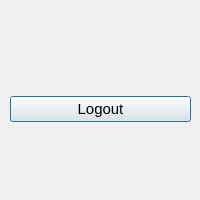
<?xml version="1.0" encoding="UTF-8"?>
<ui version="4.0">
 <class>Account_dialog</class>
 <widget class="QDialog" name="Account_dialog">
  <property name="geometry">
   <rect>
    <x>0</x>
    <y>0</y>
    <width>200</width>
    <height>200</height>
   </rect>
  </property>
  <property name="minimumSize">
   <size>
    <width>200</width>
    <height>200</height>
   </size>
  </property>
  <property name="maximumSize">
   <size>
    <width>200</width>
    <height>200</height>
   </size>
  </property>
  <property name="windowTitle">
   <string>Account</string>
  </property>
  <property name="windowIcon">
   <iconset resource="../resources/login_dialog_res.qrc">
    <normaloff>:/login.ico</normaloff>:/login.ico</iconset>
  </property>
  <widget class="QWidget" name="verticalLayoutWidget">
   <property name="geometry">
    <rect>
     <x>10</x>
     <y>7</y>
     <width>181</width>
     <height>181</height>
    </rect>
   </property>
   <layout class="QGridLayout" name="gridLayout">
    <item row="0" column="0">
     <spacer name="verticalSpacer">
      <property name="orientation">
       <enum>Qt::Vertical</enum>
      </property>
      <property name="sizeHint" stdset="0">
       <size>
        <width>20</width>
        <height>40</height>
       </size>
      </property>
     </spacer>
    </item>
    <item row="2" column="0">
     <widget class="QPushButton" name="logoutButton">
      <property name="font">
       <font>
        <pointsize>11</pointsize>
       </font>
      </property>
      <property name="text">
       <string>Logout</string>
      </property>
     </widget>
    </item>
    <item row="1" column="0">
     <layout class="QHBoxLayout" name="horizontalLayout">
      <item>
       <widget class="QLabel" name="label">
        <property name="font">
         <font>
          <pointsize>11</pointsize>
         </font>
        </property>
        <property name="text">
         <string/>
        </property>
       </widget>
      </item>
     </layout>
    </item>
    <item row="3" column="0">
     <spacer name="verticalSpacer_2">
      <property name="orientation">
       <enum>Qt::Vertical</enum>
      </property>
      <property name="sizeHint" stdset="0">
       <size>
        <width>20</width>
        <height>40</height>
       </size>
      </property>
     </spacer>
    </item>
   </layout>
  </widget>
 </widget>
 <resources>
  <include location="../resources/login_dialog_res.qrc"/>
 </resources>
 <connections/>
</ui>
